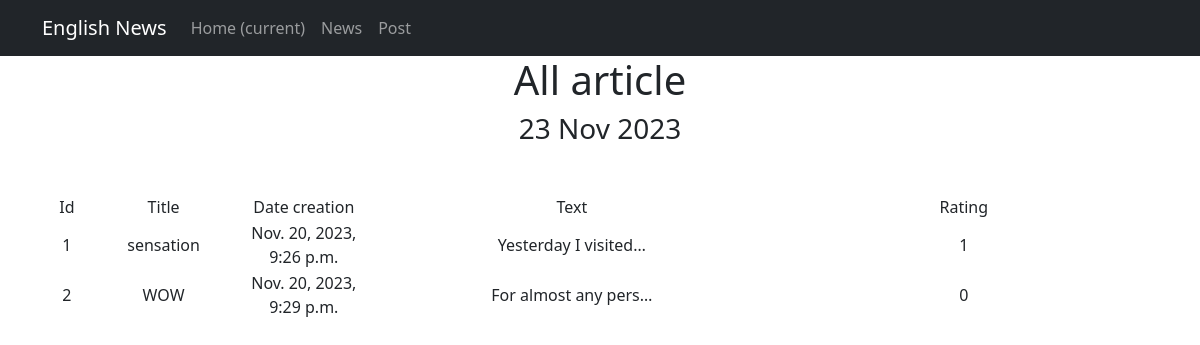
The page /news/ on the database as committed earlier.
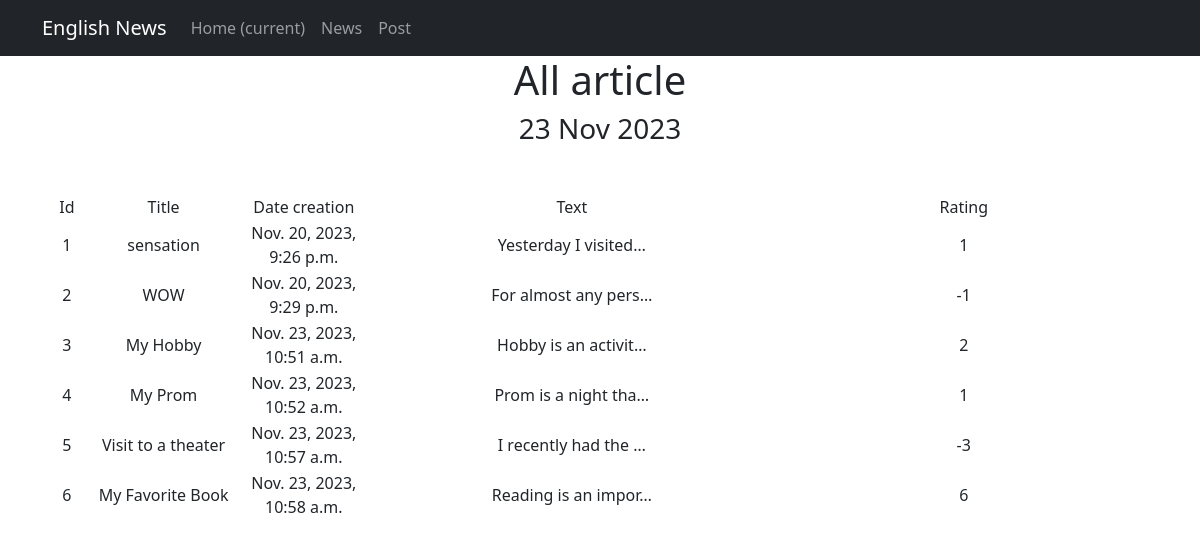
The same page on the database as committed later.
### newapp/models.py (models this page shows, shortened)
class Post(models.Model):
    author = models.ForeignKey(Author, on_delete=models.CASCADE)
    NEWS = 'NW'
    ARTICLE = 'AR'
    CATEGORY_CHOICES = [
        (NEWS, 'Новость'),
        (ARTICLE, 'Статья'),
    ]
    categoryType = models.CharField(max_length=2, choices=CATEGORY_CHOICES, default=ARTICLE)
    dateCreation = models.DateTimeField(auto_now_add=True)
    postCategory = models.ManyToManyField(Category, through='PostCategory')
    title = models.CharField(max_length=128)
    text = models.TextField()
    rating = models.SmallIntegerField(default=0)

### newapp/views.py (the view)
# urls.py: path('', Article.as_view()),
class Article(ListView):
    model = Post
    ordering = 'dateCreation'
    template_name = 'flatpages/main.html'
    context_object_name = 'news'
    def get_context_data(self, **kwargs):
        context = super().get_context_data(**kwargs)
        context['time_now'] = datetime.utcnow()
        return context

### newapp/templatetags/custom_filters.py (called while the page is built)
@register.filter()
def change_querry(value):
    if isinstance(value, str):
        text = []
        text1 = value.split(" ")
        for i in text1:
            g = i.lower()
            if g.isalpha():
                if g in cens:
                    g = "**" + g[2:]
            elif g[:-1] in cens:
                g = "**" + g[2:]
            text.append(g)
        return " ".join(text)
    else:
        raise ValueError("Ошибка! Введите строковое значение")

### templates/flatpages/main.html (shortened to what this page needs)
{% extends 'flatpages/default.html' %}
{% load custom_filters %}
{% block body %}
<h1 style="text-align: center;">All article</h1><h3 style="text-align: center;">{{ time_now|date:"d M Y"}}</h3>
<p>&nbsp</p>
        <table>
            <tbody>
                   <tr>
                       <td style="width: 100px; text-align: center;">Id </td>
                       <td style="width: 250px; text-align: center;">Title</td>
                       <td style="width: 250px; text-align: center;">Date creation</td>
                       <td style="width: 900px; text-align: center;">Text</td>
                       <td style="width: 900px; text-align: center;">Rating</td>
                   </tr>
                {% for i in news %}
                    <tr>
                        <td style="text-align: center">{{ i.id}}</td>
                        <td style="text-align: center">{{ i.title}}</td>
                        <td style="text-align: center">{{ i.dateCreation}}</td>
                        <td style="text-align: center">{{ i.text|truncatechars:20 }}</td>
                        <td style="text-align: center">{{ i.rating}}</td>
                        <td style="text-align: center">{{ i.text_st|change_querry|truncatechars:20}}</td>
                    </tr>
                {% endfor %}
            </tbody>
        </table>
{% endblock body %}

### templates/flatpages/default.html (shortened to what this page needs)
<!DOCTYPE html>
<html lang="en">
    <head>
        {% load static %}
        <link href="{% static 'css/styles.css' %}" rel="stylesheet" />
    </head>
    <body>
    <nav class="navbar navbar-expand-lg navbar-dark bg-dark static-top">
           <div class="container">
               <a class="navbar-brand" href="#">English News</a>
               <div class="collapse navbar-collapse" id="navbarResponsive">
                   <ul class="navbar-nav ml-auto">
                       <li class="nav-item active">
                           <a class="nav-link" href="#">Home
                               <span class="sr-only">(current)</span>
                           </a>
                       </li>
                       <li class="nav-item">
                           <a class="nav-link" href="/news/">News</a>
                       </li>
                       <li class="nav-item">
                           <a class="nav-link" href="/mew/<int:id>/">Post</a>
                       </li>
                   </ul>
               </div>
           </div>
        </nav>
       <div class="container">
            <div class="row">
                <div class="col-lg-12 text-center">
                    {% block body %}{% endblock body %}
                </div>
            </div>
       </div>
    </body>
</html>

Rows that differ between the two databases and show on the page:
changed Post "WOW": rating "0" → "-1"
added Post: id "3", title "My Hobby", dateCreation "Nov. 23, 2023, 10:51 a.m.", text "Hobby is an activit…", rating "2"
added Post: id "4", title "My Prom", dateCreation "Nov. 23, 2023, 10:52 a.m.", text "Prom is a night tha…", rating "1"
added Post: id "5", title "Visit to a theater", dateCreation "Nov. 23, 2023, 10:57 a.m.", text "I recently had the …", rating "-3"
added Post: id "6", title "My Favorite Book", dateCreation "Nov. 23, 2023, 10:58 a.m.", text "Reading is an impor…", rating "6"
